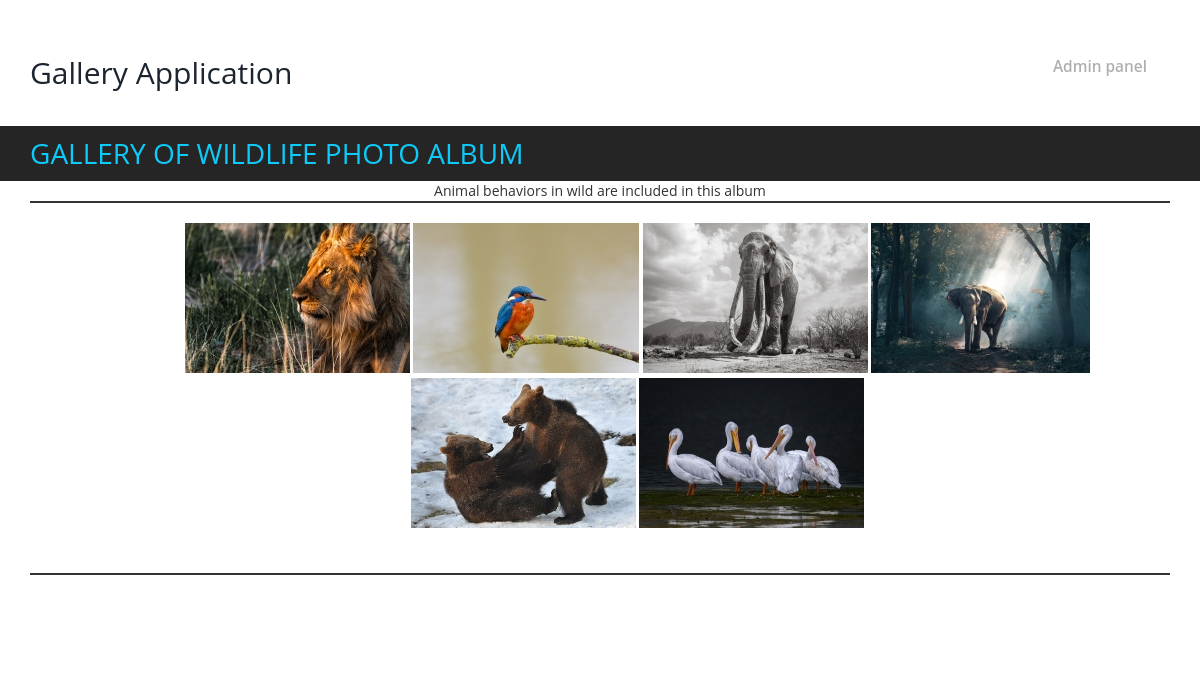
The page /gallery/gallery.php?id=8 on the database its author committed.
### tables this page shows
CREATE TABLE `tbl_album` (
  `albumid` int(10) NOT NULL,
  `name` varchar(500) NOT NULL,
  `adesc` varchar(1000) NOT NULL,
  `image` varchar(500) NOT NULL,
  `date` datetime NOT NULL,
  `status` varchar(10) NOT NULL
);

CREATE TABLE `tbl_gallery` (
  `gid` int(10) NOT NULL,
  `aid` int(10) NOT NULL,
  `gname` varchar(1000) NOT NULL,
  `gimages` varchar(1000) NOT NULL,
  `date` datetime NOT NULL,
  `status` varchar(20) NOT NULL
);

### gallery/gallery.php (the view, shortened to what this page needs)
<?php $aid=$_REQUEST['id']; ?>
<!DOCTYPE html>
<html lang="en">
<head>
	<link href="css/bootstrap.css" rel='stylesheet' type='text/css' />
<link href="css/style.css" rel="stylesheet" type="text/css" media="all" />
    <link href="litebox-master/assets/css/litebox.css" rel="stylesheet" type="text/css" media="all" />
	<link href="stylesheets/styles.css" rel="stylesheet" type="text/css">
	<link rel="stylesheet" href="pe-icon-7-stroke/css/pe-icon-7-stroke.css">
	<link rel="stylesheet" href="pe-icon-7-stroke/css/helper.css">
</head>
<body>
<div class="header">
	 <div class="container">
		 <div class="logo">
			  <a href="index.php"><h2>Gallery Application</h2></a>
		 </div>
		 <div class="top-menu">
				<ul>
                     <li><a href="admin/login.php">Admin panel</a></li>
				 </ul>
		 </div>
	 </div>
</div>
<div class="gallery-head">
                   <?php
							include 'connect.php';
							$sql = "SELECT * FROM tbl_album where albumid='$aid'";
							$rs_result = mysqli_query ($con,$sql);
while ($row = mysqli_fetch_assoc($rs_result))
{
$aname=$row['name'];
$adesc=$row['adesc'];
?>
	 <div class="gallery-info">
		 <div class="container">
			 <h2>Gallery Of <?php echo "$aname"; ?> </h2>
		 </div>
	 </div>
		<div class="container">
			<div class="one-whole text-center">
            <p><?php echo "$adesc"; ?></p>
				<?php } ?>
                <hr style="border:solid 1px;margin-top:0px;">
<p style="margin-left:75px">
				<?php
		include "connect.php";
$sql = "SELECT * FROM tbl_gallery where aid=$aid and status='process'";
$result = mysqli_query($con,$sql);
while($row = mysqli_fetch_array($result))
{
$gimage=$row['gimages'];
?>
<?php	echo "<a href='admin/gupload/$gimage' target='_self' class='inline-block litebox' data-litebox-group='group-1'><img src='admin/gcatch/$gimage' class='inline-block' /></a> ";?>
<?php } ?>
</p>
</div>
</div>
</div>
<div class="bottom_footer_section">
	<div class="container">
	<div class="sixteen columns bottom_line_dev">
<br/><br/>
<hr style="border:solid 1px;margin-top:0px">
<br/>
<br/>
<br/>
		</div>
	</div>
</div>
<div class="footer">
</div>
</body>
</html>

### gallery/css/style.css (style rules this page uses)
body { margin:0; padding:0; background:#fff; font-family: 'Open Sans', sans-serif; background-image: url('DOTCODE-GALLERY\images.jpg'); }
body a { transition:0.5s all; -webkit-transition:0.5s all; -moz-transition:0.5s all; -o-transition:0.5s all; -ms-transition:0.5s all; }
h1,h2,h3,h4,h5,h6 { margin:0; }
p { margin:0; }
ul { margin:0; padding:0; }
.header { padding-top:4em; }
.logo { float:left; }
.logo a { display:inline-block }
.top-menu { float:right; }
.top-menu ul li { display:inline-block; }
.top-menu ul li a { display:block; font-size:1.1em; color:#b0b0b0; margin:0 0.5em; text-decoration:none; padding:0 1em 3em 1em; border-bottom:2.5px solid #fff; font-weight:600; }
.footer { padding:3% 0; }
.about-info,.gallery-info,.error-info,.contact-info { background:#252525; padding:1% 0; }
.about h2,.gallery-head h2,.error-info h2,.contact-info h2 { color:#0ecaf9; font-size:2em; text-transform:uppercase; display:inline-block; }

### rows shown on the page
tbl_album: name "WILDLIFE PHOTO ALBUM", adesc "Animal behaviors in wild are included in this album"
tbl_gallery: gimages (picture)
tbl_gallery: gimages (picture)
tbl_gallery: gimages (picture)
tbl_gallery: gimages (picture)
tbl_gallery: gimages (picture)
tbl_gallery: gimages (picture)
